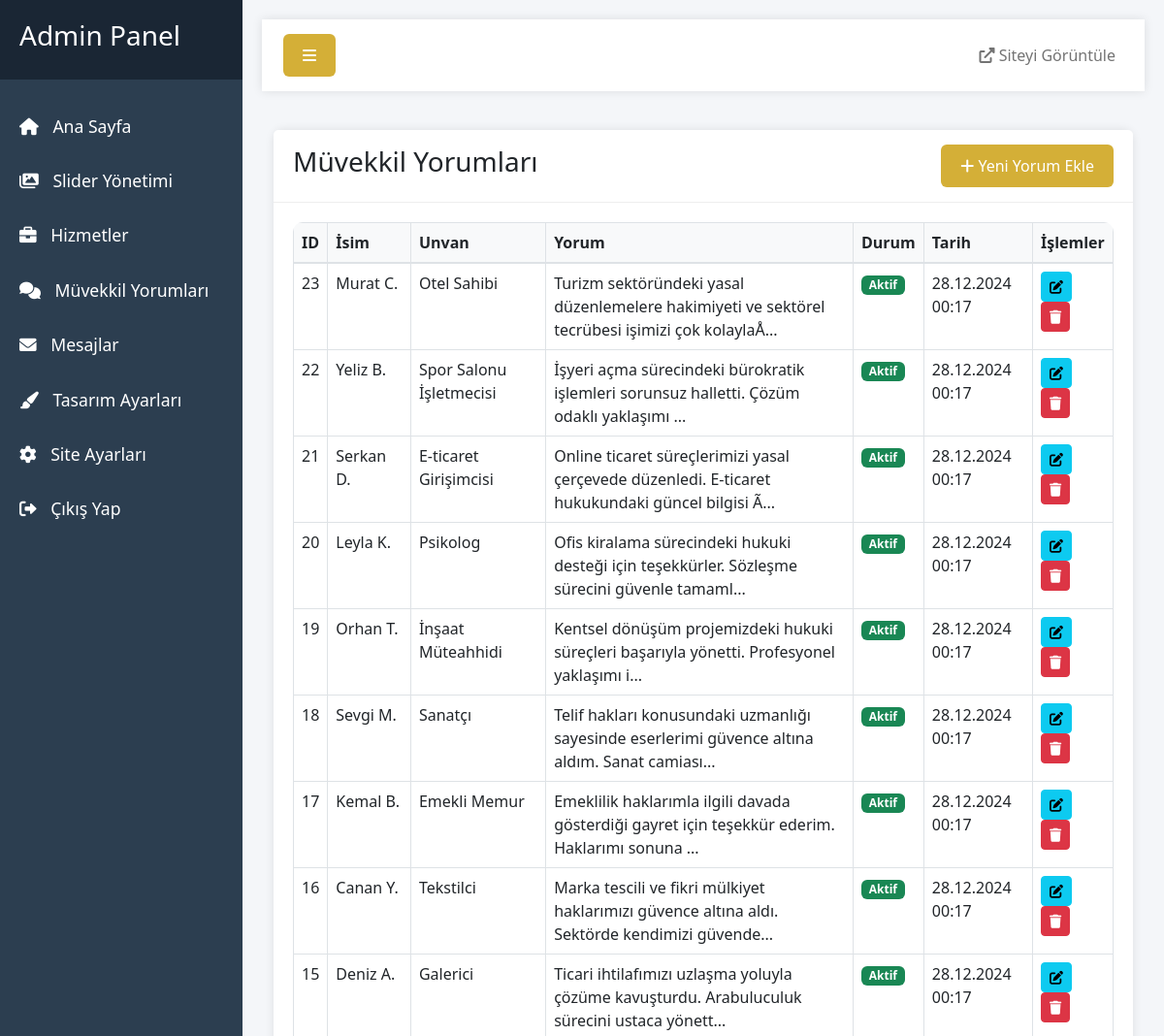
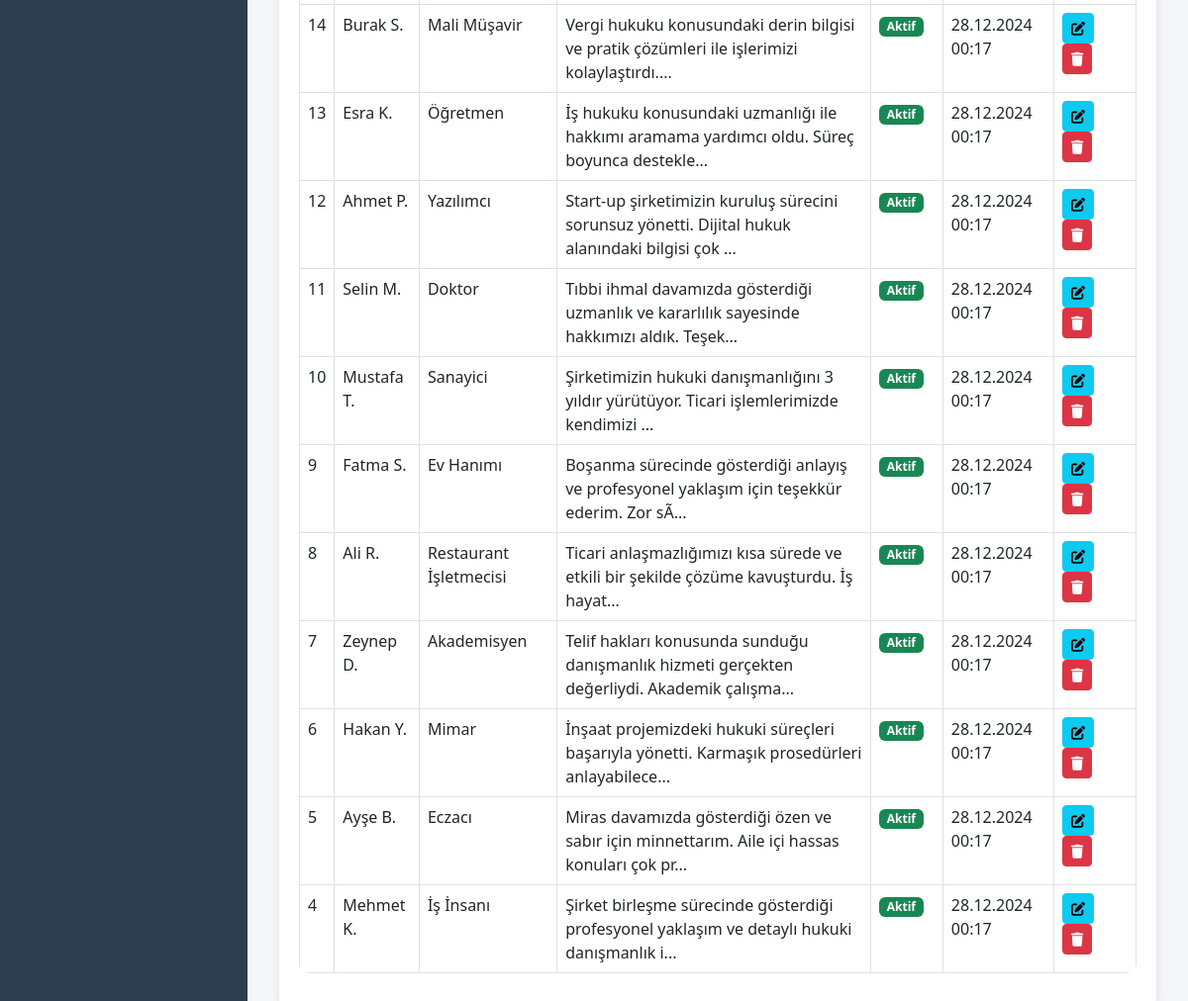
The page /admin/yorumlar.php (signed in) on the database its author committed (2 pictures, top to bottom).
### tables this page shows
CREATE TABLE `yorumlar` (
  `id` int(11) NOT NULL,
  `isim` varchar(255) NOT NULL,
  `unvan` varchar(255) NOT NULL,
  `yorum` text NOT NULL,
  `durum` tinyint(1) DEFAULT '1',
  `created_at` timestamp NULL DEFAULT CURRENT_TIMESTAMP
);

### admin/yorumlar.php (the view, shortened to what this page needs)
<?php
include '../includes/config.php';
include 'includes/header.php';
$yorumlar = $db->query("SELECT * FROM yorumlar ORDER BY id DESC")->fetchAll();
?>
<div class="container-fluid">
    <div class="card">
        <div class="card-header d-flex justify-content-between align-items-center">
            <h3 class="card-title">Müvekkil Yorumları</h3>
            <a href="yorum-ekle.php" class="btn btn-primary">
                <i class="fas fa-plus"></i> Yeni Yorum Ekle
            </a>
        </div>
        <div class="card-body">
            <div class="table-responsive">
                <table class="table table-bordered">
                    <thead>
                        <tr>
                            <th>ID</th>
                            <th>İsim</th>
                            <th>Unvan</th>
                            <th>Yorum</th>
                            <th>Durum</th>
                            <th>Tarih</th>
                            <th>İşlemler</th>
                        </tr>
                    </thead>
                    <tbody>
                        <?php foreach($yorumlar as $yorum): ?>
                        <tr>
                            <td><?php echo $yorum['id']; ?></td>
                            <td><?php echo $yorum['isim']; ?></td>
                            <td><?php echo $yorum['unvan']; ?></td>
                            <td><?php echo substr($yorum['yorum'], 0, 100) . '...'; ?></td>
                            <td>
                                <?php if($yorum['durum'] == 1): ?>
                                    <span class="badge bg-success">Aktif</span>
                                <?php else: ?>
                                    <span class="badge bg-danger">Pasif</span>
                                <?php endif; ?>
                            </td>
                            <td><?php echo date('d.m.Y H:i', strtotime($yorum['created_at'])); ?></td>
                            <td>
                                <a href="yorum-duzenle.php?id=<?php echo $yorum['id']; ?>" class="btn btn-sm btn-info">
                                    <i class="fas fa-edit"></i>
                                </a>
                                <a href="yorum-sil.php?id=<?php echo $yorum['id']; ?>" class="btn btn-sm btn-danger" onclick="return confirm('Silmek istediğinize emin misiniz?')">
                                    <i class="fas fa-trash"></i>
                                </a>
                            </td>
                        </tr>
                        <?php endforeach; ?>
                    </tbody>
                </table>
            </div>
        </div>
    </div>
</div>
<?php include 'includes/footer.php'; ?>

### admin/css/admin.css (style rules this page uses)
body { font-family: 'Segoe UI', Tahoma, Geneva, Verdana, sans-serif; background: #f4f6f9; }
.card { border: none; border-radius: 10px; box-shadow: 0 0 10px rgba(0,0,0,0.1); margin-bottom: 20px; }
.card-header { background: #fff; border-bottom: 1px solid #eee; padding: 15px 20px; }
.card-body { padding: 20px; }
.btn-primary { background: #D4AF37; border: none; padding: 10px 20px; }
.table { background: #fff; border-radius: 10px; overflow: hidden; }
.table thead th { background: #f8f9fa; border-bottom: 2px solid #dee2e6; }

### rows shown on the page
yorumlar: id "23", isim "Murat C.", unvan "Otel Sahibi", yorum "Turizm sektöründeki yasal düzenlemelere hakimiyeti ve sektörel tecrübesi işimizi çok kolaylaÅ", durum "Aktif", created_at "28.12.2024 00:17"
yorumlar: id "22", isim "Yeliz B.", unvan "Spor Salonu İşletmecisi", yorum "İşyeri açma sürecindeki bürokratik işlemleri sorunsuz halletti. Çözüm odaklı yaklaşımı", durum "Aktif", created_at "28.12.2024 00:17"
yorumlar: id "21", isim "Serkan D.", unvan "E-ticaret Girişimcisi", yorum "Online ticaret süreçlerimizi yasal çerçevede düzenledi. E-ticaret hukukundaki güncel bilgisi Ã", durum "Aktif", created_at "28.12.2024 00:17"
yorumlar: id "20", isim "Leyla K.", unvan "Psikolog", yorum "Ofis kiralama sürecindeki hukuki desteği için teşekkürler. Sözleşme sürecini güvenle tamaml", durum "Aktif", created_at "28.12.2024 00:17"
yorumlar: id "19", isim "Orhan T.", unvan "İnşaat Müteahhidi", yorum "Kentsel dönüşüm projemizdeki hukuki süreçleri başarıyla yönetti. Profesyonel yaklaşımı i", durum "Aktif", created_at "28.12.2024 00:17"
yorumlar: id "18", isim "Sevgi M.", unvan "Sanatçı", yorum "Telif hakları konusundaki uzmanlığı sayesinde eserlerimi güvence altına aldım. Sanat camiası", durum "Aktif", created_at "28.12.2024 00:17"
yorumlar: id "17", isim "Kemal B.", unvan "Emekli Memur", yorum "Emeklilik haklarımla ilgili davada gösterdiği gayret için teşekkür ederim. Haklarımı sonuna", durum "Aktif", created_at "28.12.2024 00:17"
yorumlar: id "16", isim "Canan Y.", unvan "Tekstilci", yorum "Marka tescili ve fikri mülkiyet haklarımızı güvence altına aldı. Sektörde kendimizi güvende", durum "Aktif", created_at "28.12.2024 00:17"
yorumlar: id "15", isim "Deniz A.", unvan "Galerici", yorum "Ticari ihtilafımızı uzlaşma yoluyla çözüme kavuşturdu. Arabuluculuk sürecini ustaca yönett", durum "Aktif", created_at "28.12.2024 00:17"
yorumlar: id "14", isim "Burak S.", unvan "Mali Müşavir", yorum "Vergi hukuku konusundaki derin bilgisi ve pratik çözümleri ile işlerimizi kolaylaştırdı.", durum "Aktif", created_at "28.12.2024 00:17"
yorumlar: id "13", isim "Esra K.", unvan "Öğretmen", yorum "İş hukuku konusundaki uzmanlığı ile hakkımı aramama yardımcı oldu. Süreç boyunca destekle", durum "Aktif", created_at "28.12.2024 00:17"
yorumlar: id "12", isim "Ahmet P.", unvan "Yazılımcı", yorum "Start-up şirketimizin kuruluş sürecini sorunsuz yönetti. Dijital hukuk alanındaki bilgisi çok", durum "Aktif", created_at "28.12.2024 00:17"
yorumlar: id "11", isim "Selin M.", unvan "Doktor", yorum "Tıbbi ihmal davamızda gösterdiği uzmanlık ve kararlılık sayesinde hakkımızı aldık. Teşek", durum "Aktif", created_at "28.12.2024 00:17"
yorumlar: id "10", isim "Mustafa T.", unvan "Sanayici", yorum "Şirketimizin hukuki danışmanlığını 3 yıldır yürütüyor. Ticari işlemlerimizde kendimizi", durum "Aktif", created_at "28.12.2024 00:17"
yorumlar: id "9", isim "Fatma S.", unvan "Ev Hanımı", yorum "Boşanma sürecinde gösterdiği anlayış ve profesyonel yaklaşım için teşekkür ederim. Zor sÃ", durum "Aktif", created_at "28.12.2024 00:17"
yorumlar: id "8", isim "Ali R.", unvan "Restaurant İşletmecisi", yorum "Ticari anlaşmazlığımızı kısa sürede ve etkili bir şekilde çözüme kavuşturdu. İş hayat", durum "Aktif", created_at "28.12.2024 00:17"
yorumlar: id "7", isim "Zeynep D.", unvan "Akademisyen", yorum "Telif hakları konusunda sunduğu danışmanlık hizmeti gerçekten değerliydi. Akademik çalışma", durum "Aktif", created_at "28.12.2024 00:17"
yorumlar: id "6", isim "Hakan Y.", unvan "Mimar", yorum "İnşaat projemizdeki hukuki süreçleri başarıyla yönetti. Karmaşık prosedürleri anlayabilece", durum "Aktif", created_at "28.12.2024 00:17"
yorumlar: id "5", isim "Ayşe B.", unvan "Eczacı", yorum "Miras davamızda gösterdiği özen ve sabır için minnettarım. Aile içi hassas konuları çok pr", durum "Aktif", created_at "28.12.2024 00:17"
yorumlar: id "4", isim "Mehmet K.", unvan "İş İnsanı", yorum "Şirket birleşme sürecinde gösterdiği profesyonel yaklaşım ve detaylı hukuki danışmanlık i", durum "Aktif", created_at "28.12.2024 00:17"
